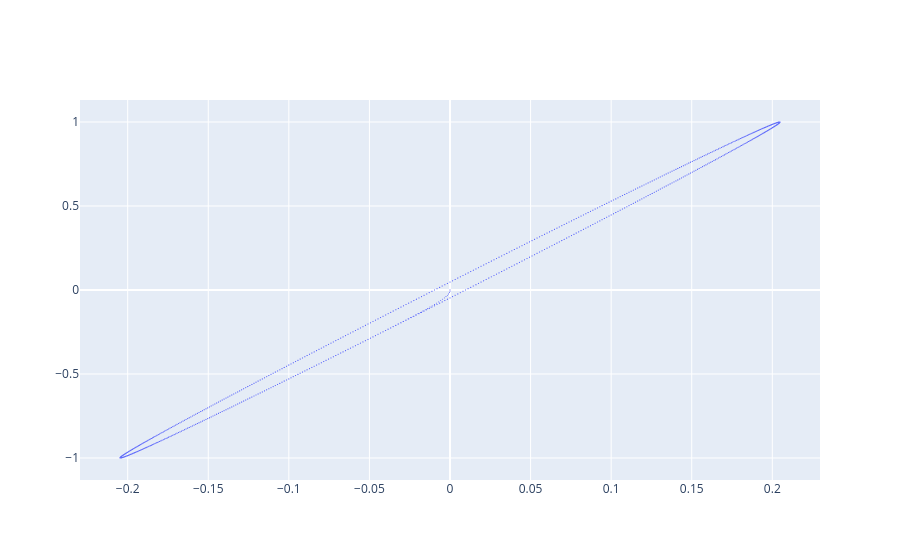

Notebook cell for this chart:
### Code cell
fig = go.Figure()

fig.add_trace(
    go.Scattergl(
        x=displacement[::free_steps, target_nodes[0] * dims],
        y=U[::free_steps, target_nodes[0] * dims],
        mode="markers",
        marker=dict(size=1),
    )
)

fig.show()

### Figure 1 — Plotly figure (JSON) as saved in the notebook; plotly's stock layout.template omitted (floating-point values rounded to 4 significant figures; data arrays with more than 128 entries replaced by an {"elided": "..."} marker saying what was removed)
{"data": [{"marker": {"size": 1}, "mode": "markers", "type": "scattergl", "x": {"elided": "22001 float values"}, "y": {"elided": "22001 float values"}}], "layout": {}}
